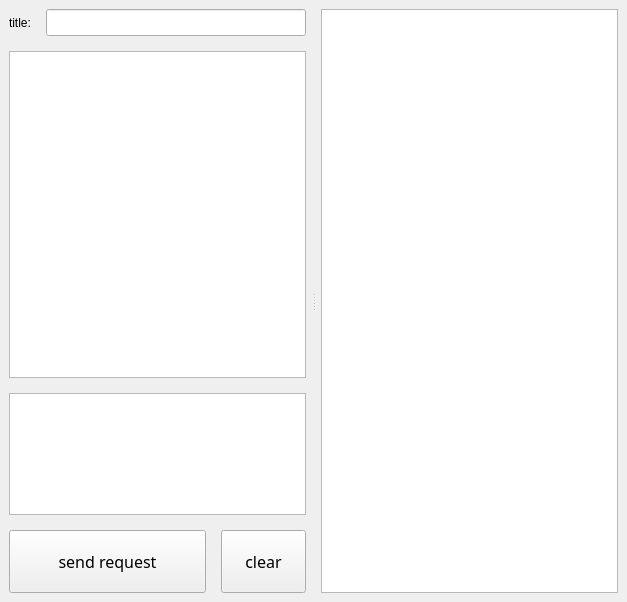
<?xml version="1.0" encoding="UTF-8"?>
<ui version="4.0">
 <class>MainWindow</class>
 <widget class="QMainWindow" name="MainWindow">
  <property name="windowModality">
   <enum>Qt::WindowModality::ApplicationModal</enum>
  </property>
  <property name="geometry">
   <rect>
    <x>0</x>
    <y>0</y>
    <width>627</width>
    <height>602</height>
   </rect>
  </property>
  <property name="sizePolicy">
   <sizepolicy hsizetype="Expanding" vsizetype="Expanding">
    <horstretch>0</horstretch>
    <verstretch>0</verstretch>
   </sizepolicy>
  </property>
  <property name="minimumSize">
   <size>
    <width>400</width>
    <height>400</height>
   </size>
  </property>
  <property name="windowTitle">
   <string>Draw Picture</string>
  </property>
  <widget class="QWidget" name="layoutWidget_2">
   <layout class="QGridLayout" name="gridLayout">
    <property name="spacing">
     <number>15</number>
    </property>
    <item row="0" column="0">
     <widget class="QSplitter" name="splitter">
      <property name="sizePolicy">
       <sizepolicy hsizetype="Expanding" vsizetype="Expanding">
        <horstretch>0</horstretch>
        <verstretch>0</verstretch>
       </sizepolicy>
      </property>
      <property name="orientation">
       <enum>Qt::Orientation::Horizontal</enum>
      </property>
      <property name="handleWidth">
       <number>15</number>
      </property>
      <widget class="QWidget" name="layoutWidget">
       <layout class="QVBoxLayout" name="verticalLayout_2" stretch="8,1">
        <property name="spacing">
         <number>15</number>
        </property>
        <item>
         <layout class="QVBoxLayout" name="verticalLayout" stretch="0,8,3">
          <property name="spacing">
           <number>15</number>
          </property>
          <item>
           <layout class="QHBoxLayout" name="horizontalLayout_2">
            <item>
             <widget class="QLabel" name="label">
              <property name="text">
               <string>title:</string>
              </property>
             </widget>
            </item>
            <item>
             <widget class="QLineEdit" name="titleLineEdit">
              <property name="font">
               <font>
                <pointsize>12</pointsize>
               </font>
              </property>
             </widget>
            </item>
           </layout>
          </item>
          <item>
           <widget class="QTextEdit" name="promptTextEdit">
            <property name="font">
             <font>
              <family>微软雅黑</family>
              <pointsize>12</pointsize>
             </font>
            </property>
           </widget>
          </item>
          <item>
           <widget class="QTextEdit" name="negativePromptTextEdit">
            <property name="font">
             <font>
              <family>微软雅黑</family>
              <pointsize>12</pointsize>
             </font>
            </property>
           </widget>
          </item>
         </layout>
        </item>
        <item>
         <layout class="QHBoxLayout" name="horizontalLayout" stretch="7,3">
          <property name="spacing">
           <number>15</number>
          </property>
          <item>
           <widget class="QPushButton" name="sendRequestButton">
            <property name="sizePolicy">
             <sizepolicy hsizetype="Expanding" vsizetype="Preferred">
              <horstretch>0</horstretch>
              <verstretch>0</verstretch>
             </sizepolicy>
            </property>
            <property name="font">
             <font>
              <family>微软雅黑</family>
              <pointsize>12</pointsize>
             </font>
            </property>
            <property name="text">
             <string>send request</string>
            </property>
           </widget>
          </item>
          <item>
           <widget class="QPushButton" name="ClearButton">
            <property name="sizePolicy">
             <sizepolicy hsizetype="Expanding" vsizetype="Preferred">
              <horstretch>0</horstretch>
              <verstretch>0</verstretch>
             </sizepolicy>
            </property>
            <property name="font">
             <font>
              <family>微软雅黑</family>
              <pointsize>12</pointsize>
             </font>
            </property>
            <property name="text">
             <string>clear</string>
            </property>
           </widget>
          </item>
         </layout>
        </item>
       </layout>
      </widget>
      <widget class="QTextEdit" name="outputTextEdit">
       <property name="font">
        <font>
         <family>微软雅黑</family>
         <pointsize>14</pointsize>
        </font>
       </property>
      </widget>
     </widget>
    </item>
   </layout>
  </widget>
 </widget>
 <resources/>
 <connections/>
</ui>
